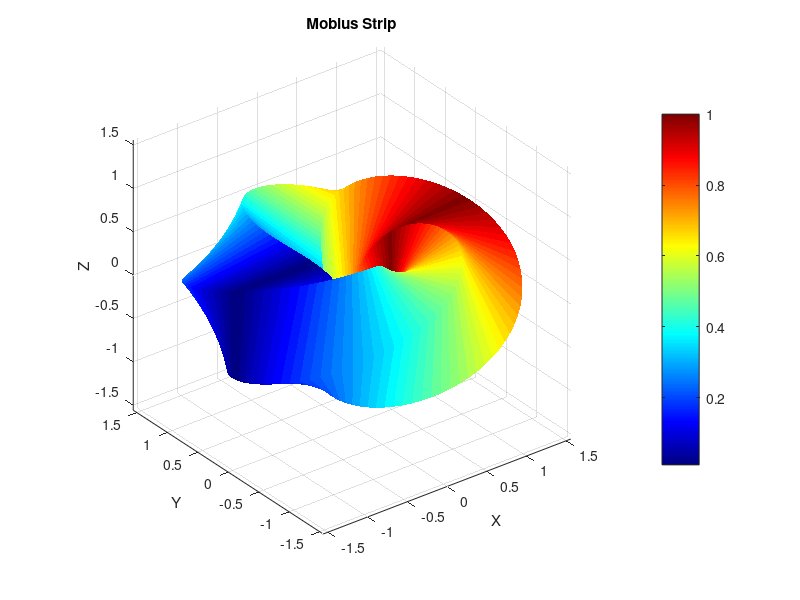

The MATLAB source for this figure:
R = 1;
l=1;
v=0.5*l;
theta = linspace(0, 2*pi, 100);
u = linspace(-0.5*l, 0.5*l, 100);

 
% 生成网格点
[U, Theta] = meshgrid(u, theta);
 
a=2;b=1;
% 计算参数方程
X = (R + U.*cos(0.5*a*Theta)+v*sin(0.5*a*Theta)).*cos(b*Theta);
Y = (R + U.*cos(0.5*a*Theta)+v*sin(0.5*a*Theta)).*sin(b*Theta);
Z = U.*sin(0.5*a*Theta)-v*cos(0.5*a*Theta);
 
% 计算每个网格单元格子的颜色
colormap(jet(256)); % 颜色映射，这里使用jet色标
C =abs(Theta-pi)/ (pi); % 每个网格单元格子的颜色，取值范围为[0,1]

% 绘制图像
surf(X, Y, Z, C, 'EdgeColor', 'none')

axis equal;
xlabel('X');
ylabel('Y');
zlabel('Z');
title('Mobius Strip');
colorbar; % 显示颜色条
hold on 
v=-0.5*l;
X = (R + U.*cos(0.5*a*Theta)+v*sin(0.5*a*Theta)).*cos(b*Theta);
Y = (R + U.*cos(0.5*a*Theta)+v*sin(0.5*a*Theta)).*sin(b*Theta);
Z = U.*sin(0.5*a*Theta)-v*cos(0.5*a*Theta);
surf(X, Y, Z, C, 'EdgeColor', 'none')
hold on 
[v, Theta] = meshgrid(u, theta);
U=0.5*l;
X = (R + U*cos(0.5*a*Theta)+v.*sin(0.5*a*Theta)).*cos(b*Theta);
Y = (R + U*cos(0.5*a*Theta)+v.*sin(0.5*a*Theta)).*sin(b*Theta);
Z = U*sin(0.5*a*Theta)-v.*cos(0.5*a*Theta);
surf(X, Y, Z, C, 'EdgeColor', 'none')
hold on 
U=-0.5*l;
X = (R + U*cos(0.5*a*Theta)+v.*sin(0.5*a*Theta)).*cos(b*Theta);
Y = (R + U*cos(0.5*a*Theta)+v.*sin(0.5*a*Theta)).*sin(b*Theta);
Z = U*sin(0.5*a*Theta)-v.*cos(0.5*a*Theta);
surf(X, Y, Z, C, 'EdgeColor', 'none')
